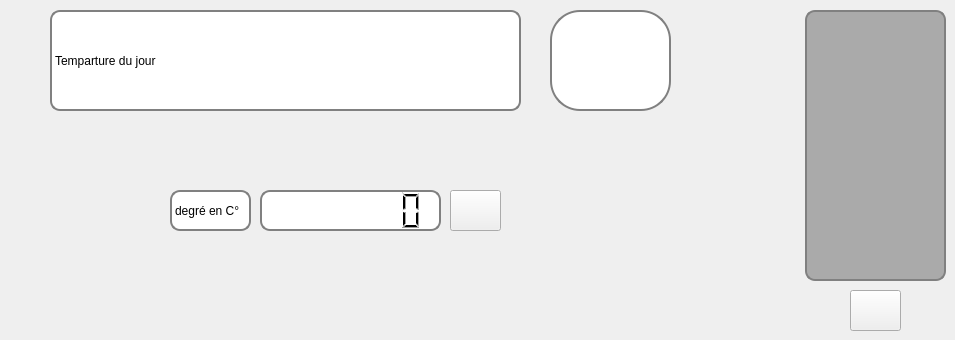
     <widget class="QWidget" name="temp">
      <attribute name="icon">
       <iconset>
        <normaloff>images/thermometre.png</normaloff>images/thermometre.png</iconset>
      </attribute>
      <attribute name="title">
       <string>Meteo</string>
      </attribute>
      <widget class="QLCDNumber" name="templcdNumber">
       <property name="geometry">
        <rect>
         <x>260</x>
         <y>190</y>
         <width>181</width>
         <height>41</height>
        </rect>
       </property>
       <property name="styleSheet">
        <string notr="true">background-color: rgb(255, 255, 255);
border-radius: 10px;
border: 2px solid gray;
</string>
       </property>
       <property name="frameShape">
        <enum>QFrame::Box</enum>
       </property>
       <property name="digitCount">
        <number>7</number>
       </property>
      </widget>
      <widget class="QLabel" name="label_7">
       <property name="geometry">
        <rect>
         <x>170</x>
         <y>190</y>
         <width>81</width>
         <height>41</height>
        </rect>
       </property>
       <property name="styleSheet">
        <string notr="true">background-color: rgb(255, 255, 255);
border-radius: 10px;
border: 2px solid gray;
</string>
       </property>
       <property name="text">
        <string>degré en C°</string>
       </property>
      </widget>
      <widget class="QTableView" name="tab_temp">
       <property name="geometry">
        <rect>
         <x>805</x>
         <y>10</y>
         <width>141</width>
         <height>271</height>
        </rect>
       </property>
       <property name="styleSheet">
        <string notr="true">background-color: rgb(255, 255, 255);
background-color: rgb(170, 170, 170);
alternate-background-color: rgb(185, 185, 185);
border-radius: 10px;
border: 2px solid gray;</string>
       </property>
      </widget>
      <widget class="QPushButton" name="temp_ajout">
       <property name="geometry">
        <rect>
         <x>450</x>
         <y>190</y>
         <width>51</width>
         <height>41</height>
        </rect>
       </property>
       <property name="styleSheet">
        <string notr="true">image: url(:/images/ajouter.png);
font: 72pt &quot;MS Shell Dlg 2&quot;;</string>
       </property>
       <property name="text">
        <string/>
       </property>
       <property name="icon">
        <iconset resource="images.qrc">
         <normaloff>:/images/ajouter.png</normaloff>:/images/ajouter.png</iconset>
       </property>
       <property name="iconSize">
        <size>
         <width>25</width>
         <height>25</height>
        </size>
       </property>
      </widget>
      <widget class="QPushButton" name="temp_refresh">
       <property name="geometry">
        <rect>
         <x>850</x>
         <y>290</y>
         <width>51</width>
         <height>41</height>
        </rect>
       </property>
       <property name="text">
        <string/>
       </property>
       <property name="icon">
        <iconset resource="images.qrc">
         <normaloff>:/images/rafraichir.png</normaloff>:/images/rafraichir.png</iconset>
       </property>
       <property name="iconSize">
        <size>
         <width>24</width>
         <height>24</height>
        </size>
       </property>
      </widget>
      <widget class="QLabel" name="label_62">
       <property name="geometry">
        <rect>
         <x>50</x>
         <y>10</y>
         <width>471</width>
         <height>101</height>
        </rect>
       </property>
       <property name="styleSheet">
        <string notr="true">background-color: rgb(255, 255, 255);

border-radius: 10px;
border: 2px solid gray;
font: 30pt &quot;Palatino Linotype&quot;;</string>
       </property>
       <property name="text">
        <string>Temparture du jour</string>
       </property>
      </widget>
      <widget class="QLabel" name="label_63">
       <property name="geometry">
        <rect>
         <x>550</x>
         <y>10</y>
         <width>121</width>
         <height>101</height>
        </rect>
       </property>
       <property name="styleSheet">
        <string notr="true">image: url(:/images/thermometre-chaud.png);
background-color: rgb(255, 255, 255);
border-radius: 30px;
border: 2px solid gray;
font: 30pt &quot;Palatino Linotype&quot;;</string>
       </property>
       <property name="text">
        <string/>
       </property>
      </widget>
     </widget>
